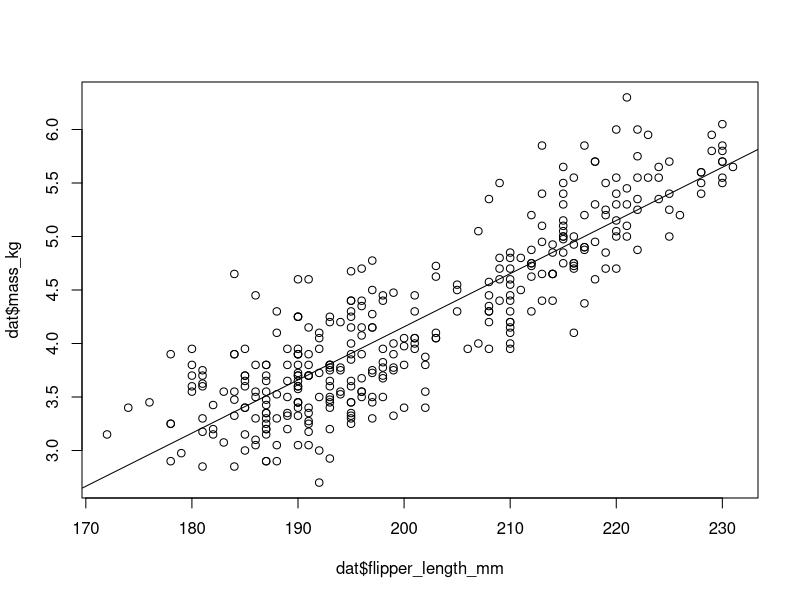

Recreate this plot in R.
dat <- read.csv("penguins.csv")
dat <- dat[!is.na(dat$body_mass_g), ]
dat$mass_kg <- dat$body_mass_g / 1000

fit <- lm(mass_kg ~ flipper_length_mm, data = dat)
summary(fit)

plot(dat$flipper_length_mm, dat$mass_kg)
abline(fit)
